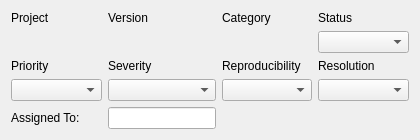
<?xml version="1.0" encoding="UTF-8"?>
<ui version="4.0">
 <class>MantisDetails</class>
 <widget class="QWidget" name="MantisDetails">
  <property name="geometry">
   <rect>
    <x>0</x>
    <y>0</y>
    <width>420</width>
    <height>120</height>
   </rect>
  </property>
  <property name="windowTitle">
   <string>Form</string>
  </property>
  <layout class="QGridLayout" name="gridLayout">
   <item row="0" column="0">
    <widget class="QLabel" name="projectLabel">
     <property name="text">
      <string>Project</string>
     </property>
    </widget>
   </item>
   <item row="1" column="0">
    <widget class="QLabel" name="projectText">
     <property name="font">
      <font>
       <weight>75</weight>
       <bold>true</bold>
      </font>
     </property>
     <property name="text">
      <string/>
     </property>
    </widget>
   </item>
   <item row="2" column="0">
    <widget class="QLabel" name="priorityLabel">
     <property name="text">
      <string>Priority</string>
     </property>
    </widget>
   </item>
   <item row="3" column="0">
    <widget class="QComboBox" name="priorityCombo"/>
   </item>
   <item row="2" column="1">
    <widget class="QLabel" name="severityLabel">
     <property name="text">
      <string>Severity</string>
     </property>
    </widget>
   </item>
   <item row="3" column="1">
    <widget class="QComboBox" name="severityCombo"/>
   </item>
   <item row="2" column="2">
    <widget class="QLabel" name="reproLabel">
     <property name="text">
      <string>Reproducibility</string>
     </property>
    </widget>
   </item>
   <item row="3" column="2">
    <widget class="QComboBox" name="reproCombo"/>
   </item>
   <item row="0" column="4">
    <widget class="QLabel" name="statusLabel">
     <property name="text">
      <string>Status</string>
     </property>
    </widget>
   </item>
   <item row="1" column="4">
    <widget class="QComboBox" name="statusCombo"/>
   </item>
   <item row="3" column="4">
    <widget class="QComboBox" name="resolutionCombo"/>
   </item>
   <item row="2" column="4">
    <widget class="QLabel" name="resolutionLabel">
     <property name="text">
      <string>Resolution</string>
     </property>
    </widget>
   </item>
   <item row="0" column="1">
    <widget class="QLabel" name="versionLabel">
     <property name="text">
      <string>Version</string>
     </property>
    </widget>
   </item>
   <item row="1" column="1">
    <widget class="QLabel" name="versionText">
     <property name="font">
      <font>
       <weight>75</weight>
       <bold>true</bold>
      </font>
     </property>
     <property name="text">
      <string/>
     </property>
    </widget>
   </item>
   <item row="0" column="2">
    <widget class="QLabel" name="categoryLabel">
     <property name="text">
      <string>Category</string>
     </property>
    </widget>
   </item>
   <item row="1" column="2">
    <widget class="QLabel" name="categoryText">
     <property name="font">
      <font>
       <weight>75</weight>
       <bold>true</bold>
      </font>
     </property>
     <property name="text">
      <string/>
     </property>
    </widget>
   </item>
   <item row="4" column="0">
    <widget class="QLabel" name="assignedToLabel">
     <property name="text">
      <string>Assigned To:</string>
     </property>
    </widget>
   </item>
   <item row="4" column="1">
    <widget class="QLineEdit" name="assignedToEdit">
     <property name="sizePolicy">
      <sizepolicy hsizetype="Preferred" vsizetype="Fixed">
       <horstretch>0</horstretch>
       <verstretch>0</verstretch>
      </sizepolicy>
     </property>
    </widget>
   </item>
  </layout>
 </widget>
 <resources/>
 <connections/>
</ui>
